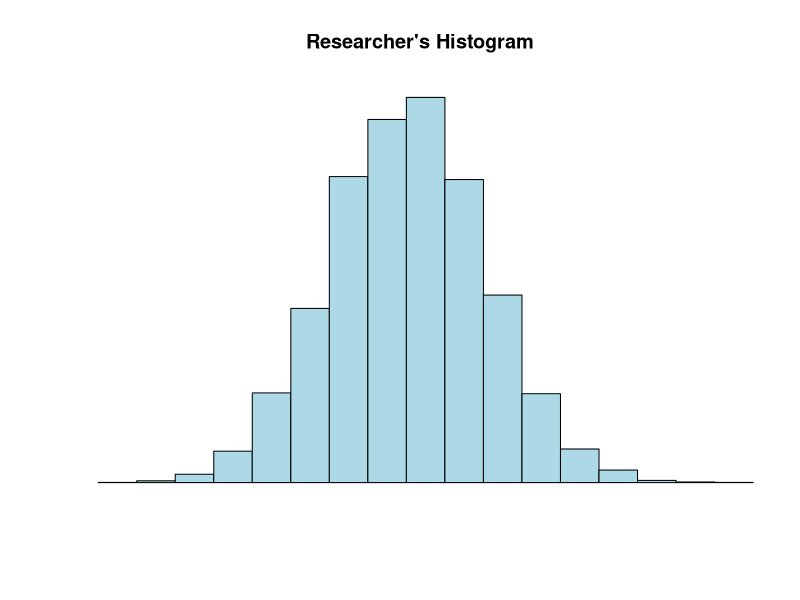
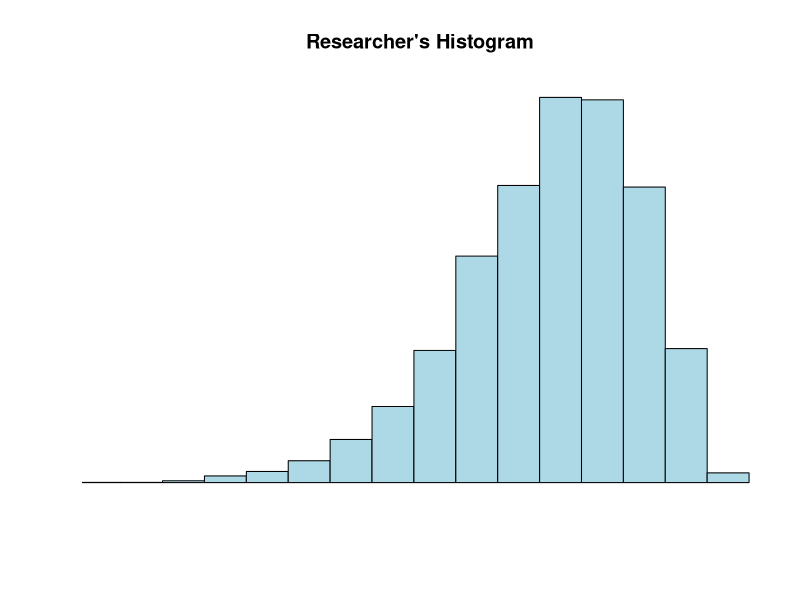
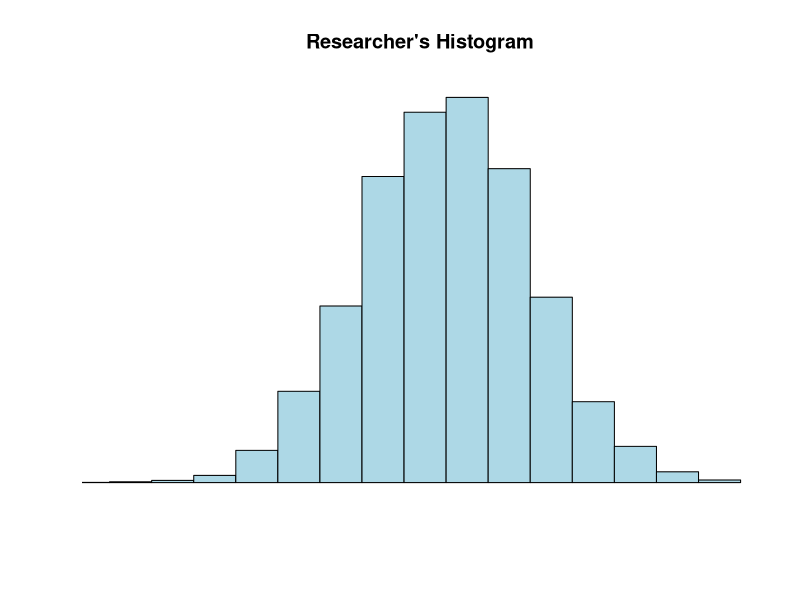
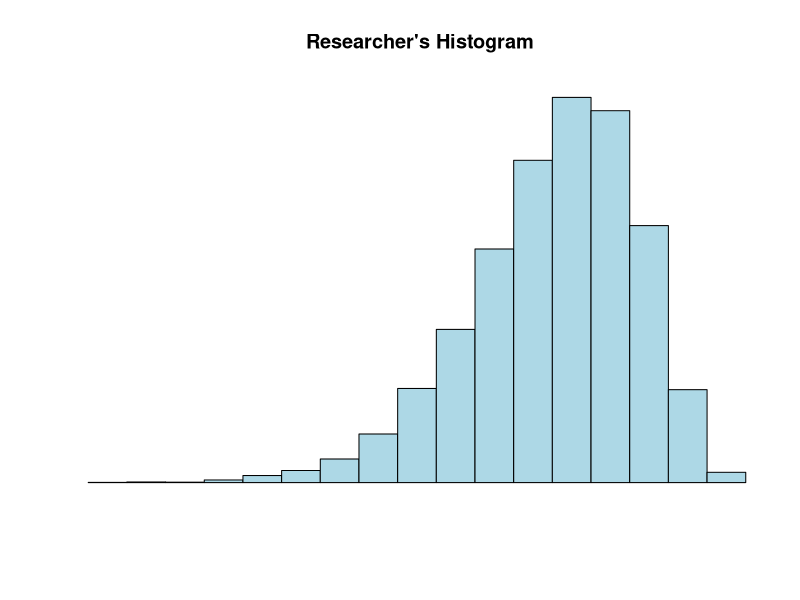
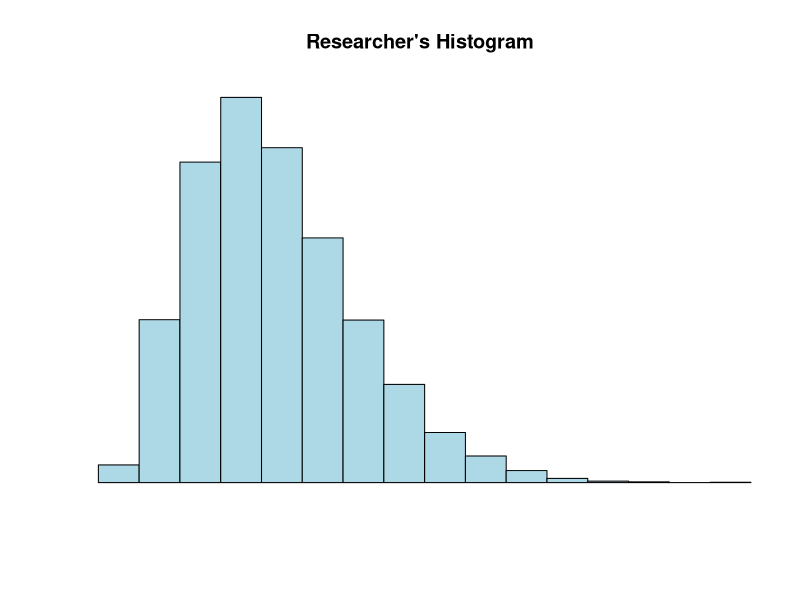
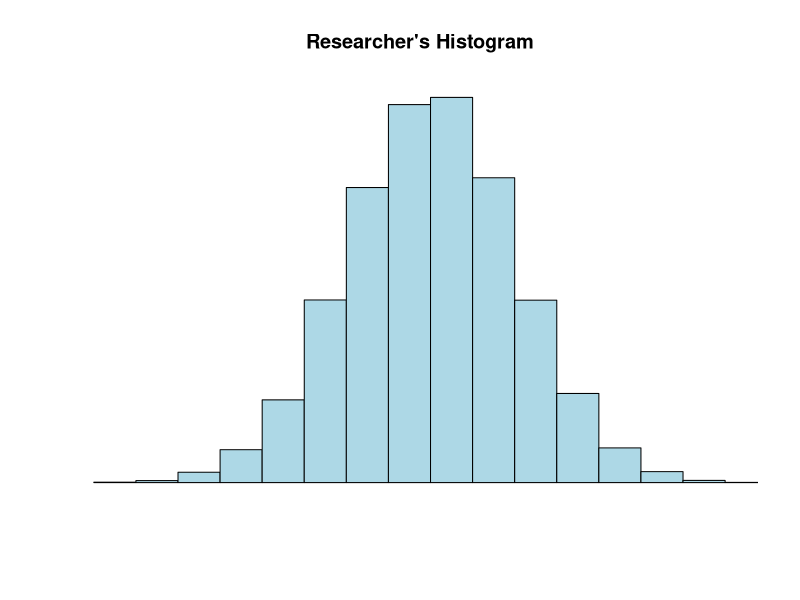
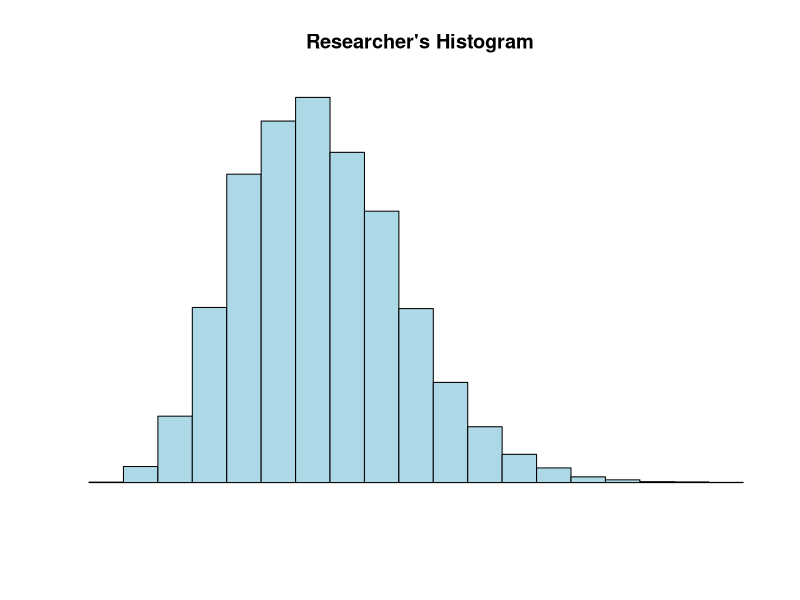
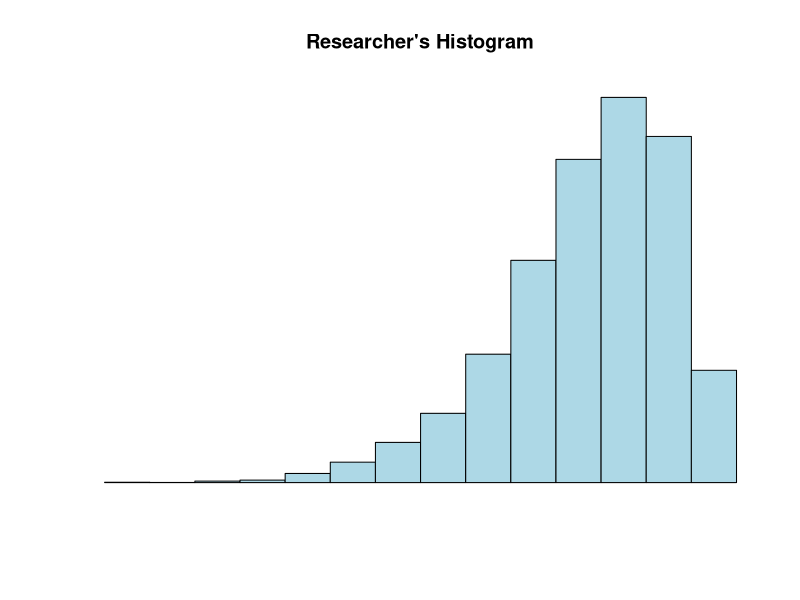

Write R code to recreate these figures, in order. (Note: this script raises an error after producing the figures.)
##### SkewGraphMC1 #####
SkewGraphMC1= function(
title = "SkewGraphMC1", # Question-bank title that will be easily viewable in e-learning
n = 200, # Number of questions to generate
type = "MC", # The question type, one of many possible types on e-learning
answers = 4, # Number of answers per MC question
points.per.q = 4, # Number of points the question is worth (on the test)
difficulty = 1, # An easily viewable difficulty level on e-learning
quest.txt = "While analyzing a dataset, a researcher plots a histogram of one of her variables. The histogram she makes is depicted. What type of skewness, if any, is present in the variable's distribution?", # The above question text is the static text for the full question
dat.size = 10000, # This is the number of values to be randomly generated for the dataset
digits = 3, # This is the number of decimal places to round off the data
loc.path = "Images/", # This is the local path used to store any randomly generated image files
e.path = "Images/", # This is the path on e-learning used to store any above-implemented image files
hint = "Focus on the tails.", # This is a student hint, visible to them during the exam on e-learning
feedback = "Left Skew: Left tail. Right Skew: Right tail. No Skew: Symmetric tails."
) # This is student feedback, visible after the exam
{
param <- c("NewQuestion","ID","Title","QuestionText","Points","Difficulty", "Image",
           rep("Option", answers),"Hint","Feedback") # These are setting row names for the CSV file
questions <- data.frame() # This opens a data frame to store the randomly generated questions below
for(i in 1:n)
{
  ID <- paste(title, i, sep = "-") # The ID of the specific question within the bank, title + question number in the loop
  points <- sample(c(rep(0,answers-1),100),replace=F) # The proportion of points assigned to each possible answer, 1 if correct or 0 if incorrect
  corr.ind <- 7 + which.max(points) # This is the row index of the correct answer
  left.shape1 <- runif(1,40,50) # creating the first shape parameter of a beta distribution
  left.shape2 <- runif(1,1,10) # creating the second shape parameter of a beta distribution
  left.data <- rbeta(dat.size, left.shape1, left.shape2) # creating a beta distribution data that has left skewed tail
  right.shape1 <- runif(1,1,10) # creating the first shape parameter of a beta distribution
  right.shape2 <- runif(1,40,50) # creating the second shape parameter of a beta distribution
  right.data <- rbeta(dat.size, right.shape1, right.shape2) # creating a beta distribution data that has right skewed tail
  sym.data <- rnorm(dat.size, 0, 1) # creating a normal symmetric distribution data
  data.dec <- sample(c(1,2,3), size = 1) # creating a vector for taking decision to use the a specific kind of data
  data <- if(data.dec == 1){sym.data}else{if(data.dec == 2){left.data}else{right.data}} # creating a dataset based on a random decision value
  corr.ans <- if(identical(data, sym.data)){"No Skew"}else{if(identical(data, right.data)){"Right Skew"}else{"Left Skew"}} # This is the correct answer to the question
  ans.txt <- if(corr.ans == "No Skew"){c(sample(c("Right Skew", "Left Skew", "Curve Skew", "Histographic Skew"), size = answers-1),
                                         sample(c("All of These", "None of These"), size = 1))}
  else{if(corr.ans == "Left Skew"){c(sample(c("Right Skew", "No Skew", "Curve Skew", "Histographic Skew"), size = answers-1),
                                     sample(c("All of These", "None of These"), size = 1))}
    else{c(sample(c("No Skew", "Left Skew", "Curve Skew", "Histographic Skew"), size = answers-1),
           sample(c("All of These", "None of These"), size = 1))}} # These are randomly generated incorrect answers.
  content <- c(type, ID, ID, quest.txt, points.per.q, difficulty,
               paste(e.path, paste(title, i, sep = "-"), ".jpeg", sep = ""),
               points, hint, feedback) # This is collecting a lot of the above information into a single vector
  options <- c(rep("",7), ans.txt, rep("",2)) # This is collecting the incorrect answers above, and indexing them correctly by row
  options[corr.ind] <- corr.ans # This is imputing the correct answer at the appropriate row index
  questions[(1+(9+answers)*i):((9+answers)*(i+1)),1] <- param # This is indexing and storing all the row names
  questions[(1+(9+answers)*i):((9+answers)*(i+1)),2] <- content # Indexing and storing all the content
  questions[(1+(9+answers)*i):((9+answers)*(i+1)),3] <- options # Indexing and storing the answers, both incorrect and correct
  jpeg(filename=paste(loc.path, paste(title, i, sep = "-"), ".jpeg", sep = "")) # creating the image files in the designated place
  hist(data, xlim=c(min(data),max(data)), probability=T, 
       col='lightblue', xlab=' ', ylab=' ', axes=F,
       main = "Researcher's Histogram") # Creating a histogram graph from one of the three datasets
  dev.off()
}
questions <- questions[((10+answers)):((9+answers)*(n+1)),] # Storing only what's needed for e-learning upload as a CSV file
write.table(questions, sep=",", file=paste(title, ".csv", sep = ""),
            row.names=F, col.names=F) # Writing the CSV file
}

SkewGraphMC1() # creating the csv file
